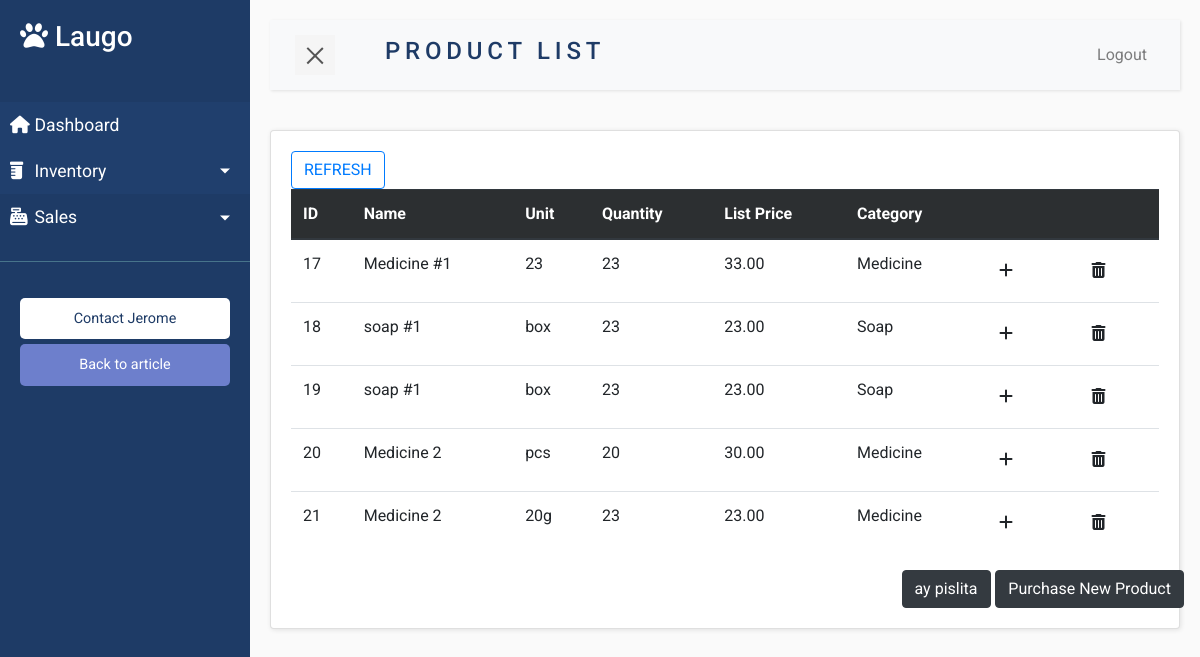
The page /productlist/ on the database as committed earlier.
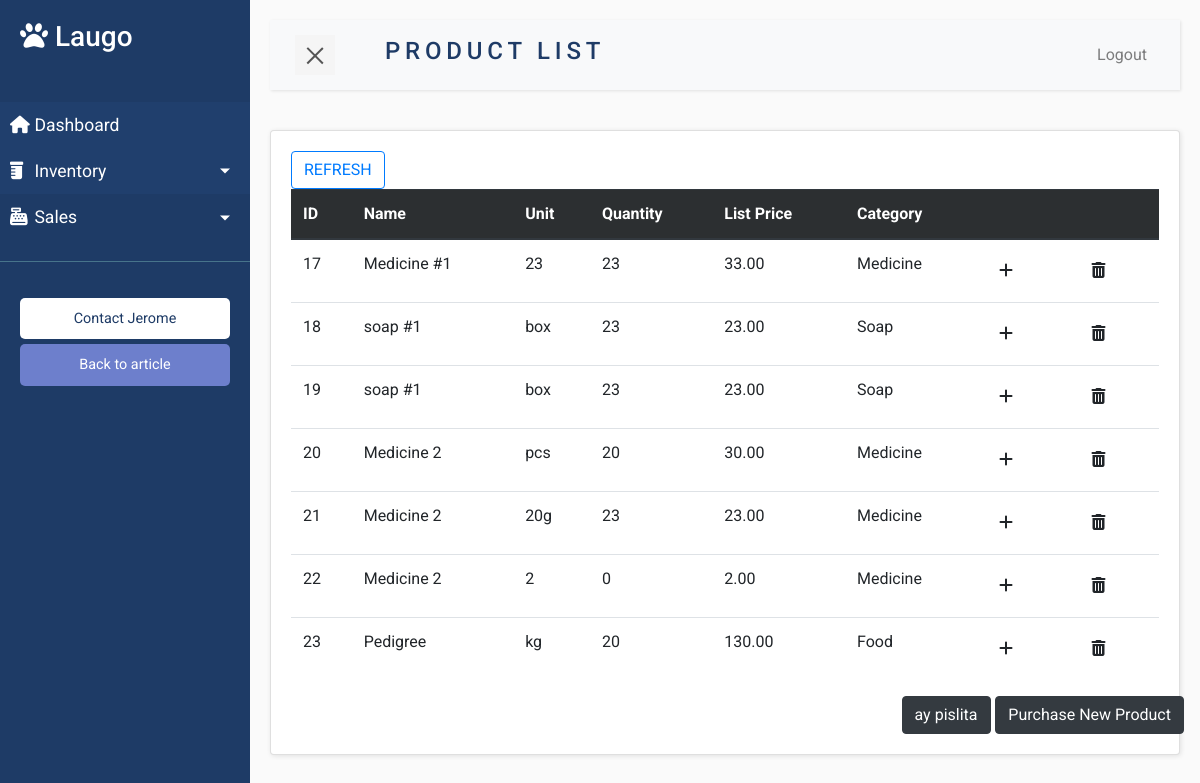
The same page on the database as committed later.
### inventory/models.py (models this page shows, shortened)
class Products(models.Model):
    Name = models.CharField(max_length=50)
    Unit = models.CharField(max_length=50)
    Quantity = models.IntegerField(default=0)
    List_Price = models.DecimalField(max_digits=8, decimal_places=2)
    CategoryOpt = (
        ('food','Food'),
        ('medicine','Medicine'),
        ('treats','Treats'),
        ('accessories','Accessories'),
        ('soap','Soap'),
        ('cologne','Cologne'),
        ('others','Others'),
    )
    Category = models.ForeignKey('Category', on_delete=models.CASCADE)
    User = models.ForeignKey(User, on_delete=models.CASCADE, default=1)
    class Meta:
        verbose_name_plural = "Products"

class Category(models.Model):
    Name = models.CharField(max_length=50)
    def __str__(self):
        return self.Name
    class Meta:
        verbose_name_plural = "Categories"

### inventory/views.py (the view)
# urls.py: path('productlist/', views.ProductView, name='product-list'), #leave blank to make as homepage
def ProductView(request):
    items = Products.objects.all()
    context = {
        'items' : items,
        'title': 'Product List'
    }
    return render(request, 'inventory/inventory.html', context)

### inventory/templates/inventory/inventory.html (shortened to what this page needs)
{% extends 'inventory/base.html' %}
{% block body %}
<div class="card content-card">
    <div class="button-group">
        <a href="{% url 'product-list' %}" class="btn btn-outline-primary btn-md" rold="button">REFRESH</a>
    </div>
    <table class="table table-hover" id="product-table">
        <thead class="thead-dark tbl-head">
            <th>ID</th>
            <th>Name</th>
            <th>Unit</th>
            <th>Quantity</th>
            <th>List Price</th>
            <th>Category</th>
            <th></th>
            <th></th>
        </thead>
        <tbody>
            {% for item in items %}
            <tr>
                <td>{{ item.pk }}</td>
                <td>{{ item.Name }}</td>
                <td>{{ item.Unit }}</td>
                <td>{{ item.Quantity }}</td>
                <td>{{ item.List_Price }}</td>
                <td>{{ item.Category }}</td>
                <td>
                    <a href="{% url 'product-add' item.pk %}" class="btn btn=sm" role="button"><i class="fas fa-plus"></i></a>
                </td>
                <td>
                    <a href="{% url 'product-delete' item.pk %}" class="btn btn=sm" role="button"><i class="fas fa-trash-alt"></i></a>
                </td>
            </tr>
            {% endfor %}
        </tbody>
    </table>
    <div class="container">
        <div class="col-2 float-right mx-4"><a href="{% url 'purchase-add' %}" class="btn btn-primary btn-dark btn-md" role="button">Purchase New Product</a></div>
        <div class="col-1 float-right "><a href="" class="btn btn-primary btn-dark" data-toggle="modal" data-target="#giignan" >ay pislita</button></a>
    </div>
</div>
{% endblock %}

Rows that differ between the two databases and show on the page:
added Products: pk "22", Name "Medicine 2", Unit "2", Quantity "0", List_Price "2.00", Category "Medicine"
added Products: pk "23", Name "Pedigree", Unit "kg", Quantity "20", List_Price "130.00", Category "Food"
